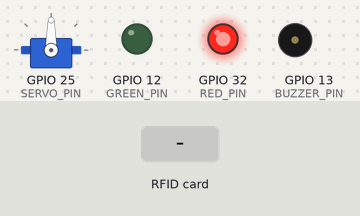
The sketch below on a simulated ESP32. On the bench: servo, output pins drawn as LEDs (lit = HIGH), buzzer (waves = sounding, pin HIGH). The test bench sets the inputs (shaded band). WiFi joins after 1.5 s; servers stay silent unless stated; uploads are accepted with an empty reply; what the sketch prints to the serial monitor is not drawn.

Above: at 2.7 s.
2.8 s: RFID card 5E 7A 19 C4 held to the reader
At 2.96 s:
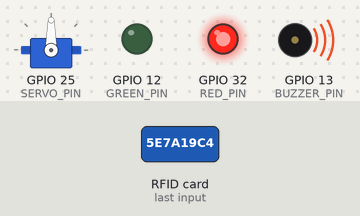
At 4.9 s:
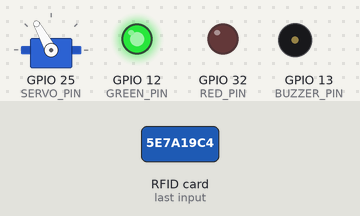
5.8 s: RFID card 5E 7A 19 C4 held to the reader
At 14.8 s:
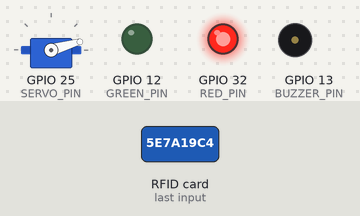
Timing chart, 0 to 16.3 s (numbered marks = the images above; inputs shaded):
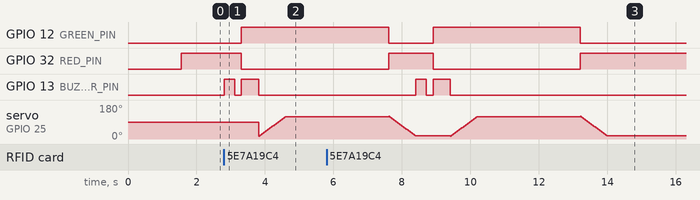

The sketch:

01_car_in.ino
```cpp
#include <SPI.h>
#include <MFRC522.h>

#include <WiFi.h>
#include <HTTPClient.h>
#include <WiFiClientSecure.h>

#include <ESP32Servo.h>

#define SERVO_PIN 25
#define GREEN_PIN 12
#define RED_PIN 32
#define BUZZER_PIN 13

Servo servo;
int angle = 0;

// Motor COM fita -> 0 e 90
// Motor SEM fita -> 15 e 120
int minAngle = 15;
int maxAngle = 120;

MFRC522 _mfrc522(5, 2);
MFRC522::MIFARE_Key _key;

int _blockIndex = 2;
byte _bufferSize = 18;
byte _readBlockData[18];

// const char* ssid = "NOVA ROMA - ALUNOS";
// const char* password = "Alunos@NR!2022!";
const char* ssid = "Zaqueu";
const char* password = "Zaqueu2023";

void setup()
{
  Serial.begin(9600);
  SPI.begin();
  _mfrc522.PCD_Init();

  WiFi.begin(ssid, password);
  Serial.println("Conectando...");
  while (WiFi.status() != WL_CONNECTED) {
    delay(500);
    Serial.print(".");
  }
  Serial.println("");
  Serial.print("Online!");

	ESP32PWM::allocateTimer(0);
	ESP32PWM::allocateTimer(1);
	ESP32PWM::allocateTimer(2);
	ESP32PWM::allocateTimer(3);
	servo.setPeriodHertz(50);
	servo.attach(SERVO_PIN, 500, 2400);

  pinMode(GREEN_PIN, OUTPUT);
  pinMode(RED_PIN, OUTPUT);
  pinMode(BUZZER_PIN, OUTPUT);
}

void loop()
{
  digitalWrite(RED_PIN, HIGH);

  for (byte i=0; i<6; i++)
  {
    _key.keyByte[i] = 0xFF;
  }

  if (!_mfrc522.PICC_IsNewCardPresent()) return;
  if (!_mfrc522.PICC_ReadCardSerial()) return;

  Authenticate();
  _mfrc522.MIFARE_Read(_blockIndex, _readBlockData, &_bufferSize);

  String plate = String((char*)_readBlockData);
  Serial.print("Placa = ");
  Serial.print(plate);
  Serial.print("\n");


  int httpResponseCode = 0;
  if (WiFi.status() == WL_CONNECTED) {
    WiFiClientSecure *client = new WiFiClientSecure;
    HTTPClient https;

    digitalWrite(BUZZER_PIN, HIGH);
    delay(300);
    digitalWrite(BUZZER_PIN, LOW);

    client->setInsecure();
    https.begin(*client, "https://karking-api.zaqbit.com/vehicles/entry");

    https.addHeader("Content-Type", "application/json");
    https.addHeader("X-API-Key", "e46b113c7c914c9b8d3da8d91ac8e6f2");

    httpResponseCode = https.POST("{\"plate\":\"" + plate + "\"}");

    Serial.print("HTTP Response code: ");
    Serial.print(httpResponseCode);
    Serial.println(https.getString());

    https.end();
  }
  else {
    Serial.println("Off-line...");
  }

  if (httpResponseCode == 200)
  {
    digitalWrite(RED_PIN, LOW);
    digitalWrite(GREEN_PIN, HIGH);
    digitalWrite(BUZZER_PIN, HIGH);
    delay(500);
    digitalWrite(BUZZER_PIN, LOW);

    for (angle = minAngle; angle <= maxAngle; angle += 2) {
      servo.write(angle);
      delay(15);
    }

    delay(3000);

    digitalWrite(GREEN_PIN, LOW);
    digitalWrite(RED_PIN, HIGH);
    for (angle = maxAngle; angle >= minAngle; angle -= 2) {
      servo.write(angle);
      delay(15);
    }
  }

  _mfrc522.PICC_HaltA();
  _mfrc522.PCD_StopCrypto1();
}

void Authenticate()
{
  _mfrc522.PCD_Authenticate(MFRC522::PICC_CMD_MF_AUTH_KEY_A, _blockIndex, &_key, &(_mfrc522.uid));
}
```

Measured:
- after the input at 2.8 s, GPIO 12 (GREEN_PIN): LOW → HIGH after 0.52 s; GPIO 32 (RED_PIN): HIGH → LOW after 0.52 s; GPIO 13 (BUZZER_PIN): LOW → HIGH at once, → LOW 0.30 s later, → HIGH 0.20 s later, → LOW 0.50 s later
- after the input at 5.8 s, GPIO 13 (BUZZER_PIN): LOW → HIGH after 2.6 s, → LOW 0.30 s later, → HIGH 0.20 s later, → LOW 0.50 s later
